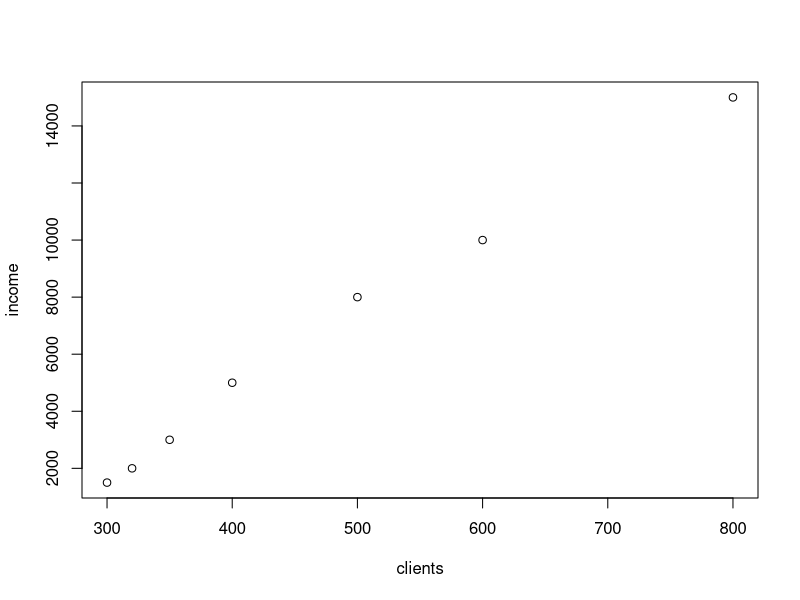
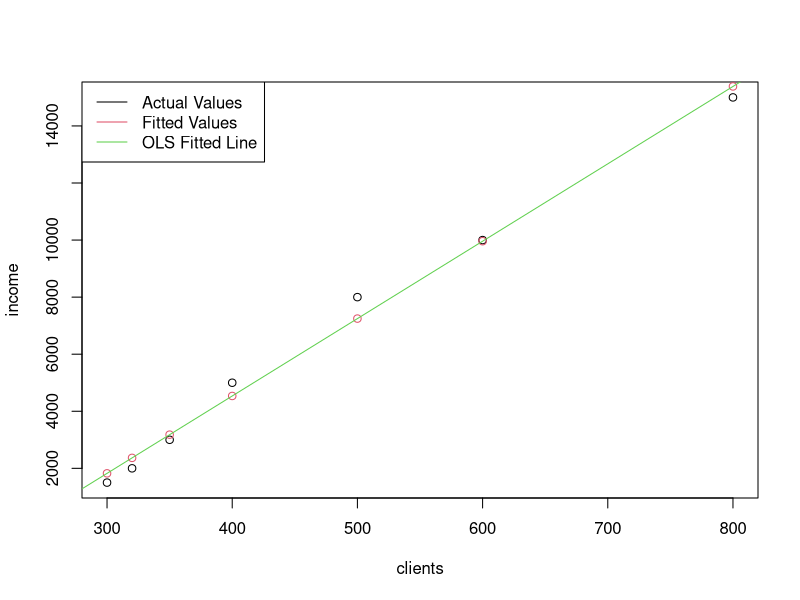
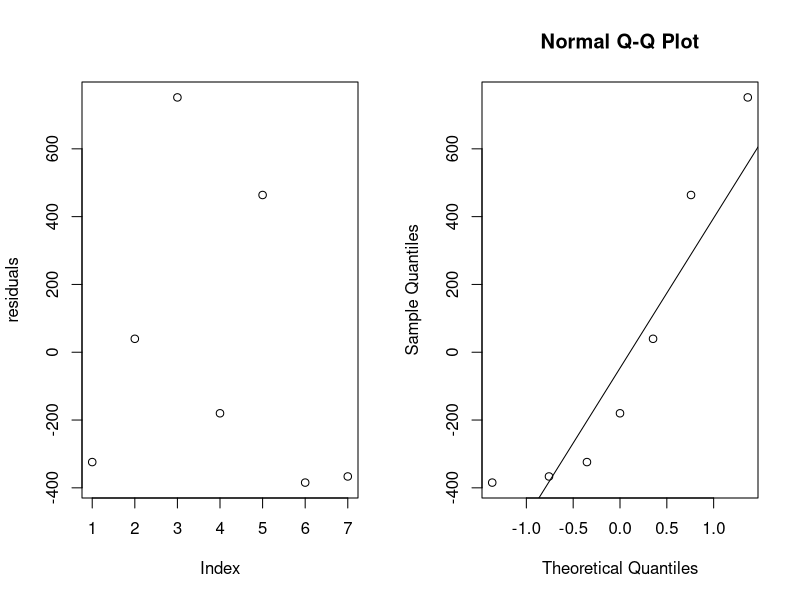
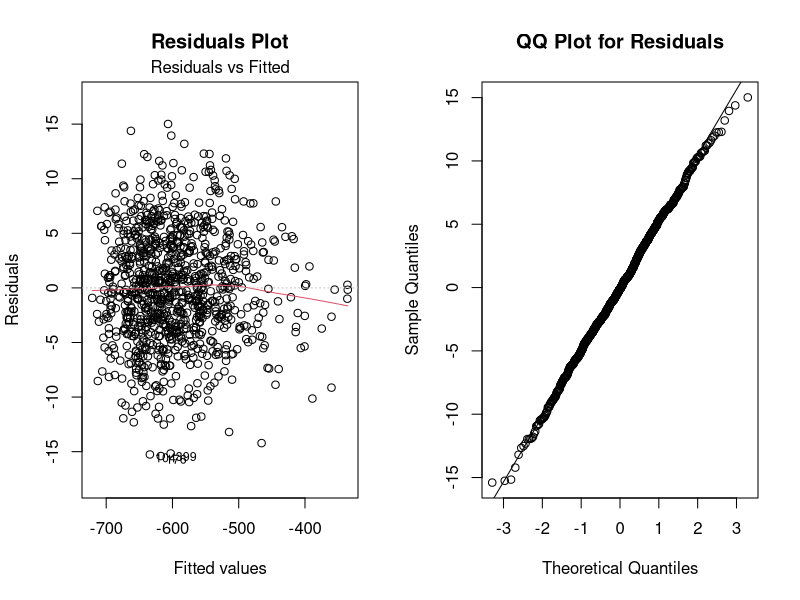

Write the R code that produced these figures, in order. (Note: this script raises an error after producing the figures.)
# Exercise 7.1
income <- c(1.5, 10, 8, 3, 5, 15, 2)    * 10^3
clients <- c(3, 6 , 5, 3.5, 4, 8, 3.2)  * 10^2

# a----
plot(clients, income)

# built-in
cor_coef_built_in <- cor(income, clients)

# manual
n <- length(income)
sum_xy <- sum(clients * income)
sum_x <- sum(clients)
sum_y <- sum(income)
sum_x_squared <- sum(clients^2)
sum_y_squared <- sum(income^2)

cor_coef_manual <- (n * sum_xy - sum_x * sum_y) / 
  sqrt((n * sum_x_squared - sum_x^2) * (n * sum_y_squared - sum_y^2))

dev.off()

# b----
#   Y = β_0 + β_1 * X + ε
#
#   Y is the dependent variable (income).
#   X is the independent variable (number of clients).
#   β_0 is the y-intercept (constant term).
#   β_1 is the slope coefficient for the number of clients.
#
#   ε is the error term, representing the unobserved factors that 
#   influence the dependent variable but are not included in the model.

# The main assumptions of the linear regression model regarding the error term
# (ε) are:
  
# Linearity: The relationship between the dependent variable and the independent
# variable is assumed to be linear. This means that a change in the independent
# variable leads to a constant change in the dependent variable.

# Independence: The error terms should be independent of each other.
# The occurrence of one error should not predict the occurrence of another.

# Homoscedasticity: The variance of the error terms should be constant across
# all levels of the independent variable. In other words, the spread of
# residuals should be consistent.

# Normality: The error terms are assumed to be normally distributed. This
# assumption is important for hypothesis testing and constructing confidence
# intervals.

# No Perfect Multicollinearity: The independent variables should not be
# perfectly correlated with each other.
# c----
mean_x <- mean(clients)
mean_y <- mean(income)

# Calculate slope (beta_1)
beta_1_manual <- sum((clients - mean_x) * (income - mean_y)) / sum((clients - mean_x)^2)

# Calculate intercept (beta_0)
beta_0_manual <- mean_y - beta_1_manual * mean_x

# Calculate residuals
residuals_manual <- income - (beta_0_manual + beta_1_manual * clients)

# Calculate residual sum of squares (RSS)
rss_manual <- sum(residuals_manual^2)

# Calculate variance of residuals (sigma^2)
sigma_squared_manual <- rss_manual / (length(income) - 2)


# Using lm() function

# Create a data frame
data <- data.frame(income = income, clients = clients)

# Fit linear regression model using lm()
model <- lm(income ~ clients, data = data)

# Get OLS estimates using lm()
beta_0_lm <- coef(model)[1]
beta_1_lm <- coef(model)[2]

# Get R-squared value
rsquared <- summary(model)$r.squared

# d----
fitted_values_manual <- beta_0_manual + beta_1_manual * clients
fitted_values_lm <- predict(model)

plot(clients, income)
points(clients, fitted_values_lm, col = 2)
abline(model, col = 3)
legend("topleft", 
       legend = c("Actual Values", "Fitted Values", "OLS Fitted Line"),
       col = c(1, 2, 3), lty = 1)
dev.off()

# e----
alpha <- 0.05
p_value_beta_0 <- summary(model)$coefficients[1, 4]
is_beta_0_significant <- p_value_beta_0 < alpha

p_value_beta_1 <- summary(model)$coefficients[2, 4]
is_beta_1_significant <- p_value_beta_1 < alpha

# f----
residuals <- residuals(model)
par(mfrow = c(1, 2))
plot(residuals)
qqnorm(residuals)
qqline(residuals)
dev.off()

# g----
new_data <- data.frame(clients = 1000)
predicted_income <- predict(model, newdata = new_data)


rm(list = ls())


# Exercise 7.2
n <- 1000
beta <- c(3, 5, 15)
set.seed(10)
x1 <- rchisq(n, 3)
x2 <- rchisq(n, 9) - 50
err <- rnorm(n, 0, 5)
y <- cbind(1, x1, x2) %*% beta + err
data <- data.frame(y, x1, x2)


model <- lm(y ~ x1 + x2, data = data)
summary_results <- summary(model)
alpha <- 0.05

# Test for Beta_0 (intercept) and other coefficients
p_values <- summary_results$coefficients[, 4]
significant_coeffs <- p_values < alpha


par(mfrow = c(1, 2))
plot(model, which = 1, main = "Residuals Plot")

qqnorm(model$residuals, main = "QQ Plot for Residuals")
qqline(model$residuals)

dev.off()
rm(list = ls())

# Exercise 7.3
install.packages('carData')
library(carData)

model_original <- lm(salary ~ yrs.since.phd + discipline, data = Salaries)
(summary_results_original <- summary(model_original))

alpha <- 0.05
p_values_original <- summary_results_original$coefficients[, 4]
significant_coeffs_original <- p_values_original < alpha

par(mfrow = c(1, 2))
plot(model_original, which = 1)

qqnorm(model_original$residuals)
qqline(model_original$residuals)

# Transform variables
Salaries$log_salary <- log(Salaries$salary)
Salaries$yrs.since.phd_squared <- Salaries$yrs.since.phd^2

model_transformed <- lm(log_salary ~ yrs.since.phd + yrs.since.phd_squared + discipline, data = Salaries)
(summary_results_transformed <- summary(model_transformed))

p_values_transformed <- summary_results_transformed$coefficients[, 4]
significant_coeffs_transformed <- p_values_transformed < alpha

par(mfrow = c(1, 2))
plot(model_transformed, which = 1)
qqnorm(model_transformed$residuals)
qqline(model_transformed$residuals)

dev.off()
rm(list = ls())